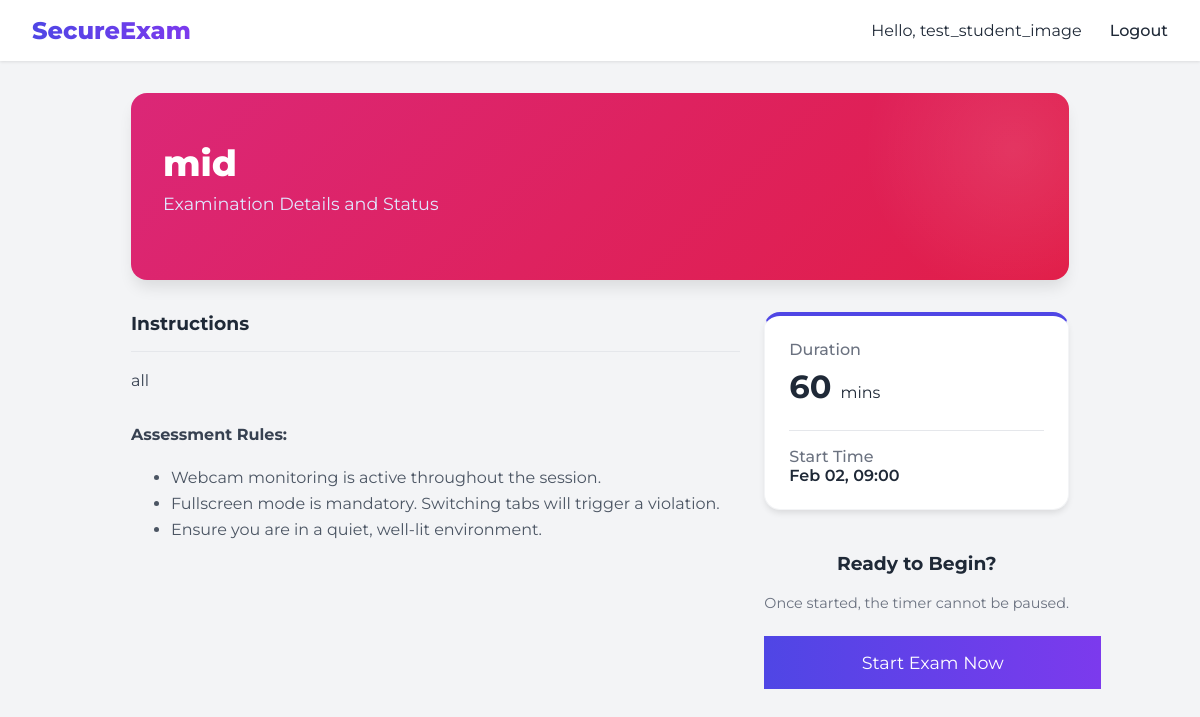
The app's page /exams/1/ (signed in) with its own data.
### accounts/models.py (models this page shows, shortened)
class User(AbstractUser):
    ROLE_CHOICES = (
        ('student', 'Student'),
        ('faculty', 'Faculty'),
        ('admin', 'Admin'),
    )
    role = models.CharField(max_length=10, choices=ROLE_CHOICES, default='student')
    def is_student(self):
        return self.role == 'student'
    def is_faculty(self):
        return self.role == 'faculty'

### exams/models.py (models this page shows, shortened)
class Exam(models.Model):
    title = models.CharField(max_length=200)
    description = models.TextField(blank=True)
    start_time = models.DateTimeField()
    end_time = models.DateTimeField()
    duration_minutes = models.IntegerField()
    is_active = models.BooleanField(default=True)

### exams/views.py (the view)
# urls.py: path('<int:pk>/', views.exam_detail, name='exam_detail'),
@login_required
def exam_detail(request, pk):
    exam = get_object_or_404(Exam, pk=pk)
    return render(request, 'exams/exam_detail.html', {'exam': exam})

### templates/exams/exam_detail.html (shortened to what this page needs)
{% extends 'base.html' %}
{% load static %}
{% block content %}
<div class="dashboard-header" style="background: linear-gradient(135deg, #db2777, #e11d48);">
    <h2>{{ exam.title }}</h2>
    <p>Examination Details and Status</p>
</div>
<div class="dashboard-grid" style="grid-template-columns: 2fr 1fr;">
    <div class="card">
        <h3 style="margin-top: 0; border-bottom: 1px solid #e5e7eb; padding-bottom: 1rem; margin-bottom: 1rem;">
            Instructions</h3>
        <p style="line-height: 1.6; color: #374151;">{{ exam.description }}</p>
        <div style="margin-top: 2rem;">
            <h4 style="color: #374151;">Assessment Rules:</h4>
            <ul style="color: #4b5563; line-height: 1.6;">
                <li>Webcam monitoring is active throughout the session.</li>
                <li>Fullscreen mode is mandatory. Switching tabs will trigger a violation.</li>
                <li>Ensure you are in a quiet, well-lit environment.</li>
            </ul>
        </div>
    </div>
    <div style="display: flex; flex-direction: column; gap: 1.5rem;">
        <div class="stat-card primary">
            <div>
                <div class="stat-label">Duration</div>
                <div class="stat-value">{{ exam.duration_minutes }} <span
                        style="font-size: 1rem; font-weight: 400;">mins</span></div>
            </div>
            <hr style="border: 0; border-top: 1px solid #e5e7eb; margin: 1rem 0;">
            <div>
                <div class="stat-label">Start Time</div>
                <div style="font-weight: 600; color: #1f2937;">{{ exam.start_time|date:"M d, H:i" }}</div>
            </div>
        </div>
        {% if user.is_student %}
        <div class="card" style="text-align: center;">
            {% if exam.is_active %}
            <h3>Ready to Begin?</h3>
            <p style="color: #6b7280; font-size: 0.9rem; margin-bottom: 1.5rem;">Once started, the timer cannot be
                paused.</p>
            <a href="{% url 'take_exam' exam.pk %}" class="btn btn-primary-action"
                style="width: 100%; display: block; padding: 1rem; font-size: 1.1rem; text-decoration: none;">Start Exam
                Now</a>
            {% else %}
            <h3>Not Active</h3>
            <p>This exam is not currently available.</p>
            {% endif %}
        </div>
        {% endif %}
    </div>
</div>
{% endblock %}

### templates/base.html (shortened to what this page needs)
{% load static %}
<!DOCTYPE html>
<html lang="en">
<head>
    <link rel="stylesheet" href="{% static 'css/style.css' %}">
</head>
<body>
    <nav class="navbar">
        <div class="logo">SecureExam</div>
        <div class="nav-links">
            {% if user.is_authenticated %}
            <span>Hello, {{ user.username }}</span>
            <a href="{% url 'logout' %}">Logout</a>
            {% else %}
            <a href="{% url 'login' %}">Login</a>
            <a href="{% url 'register' %}">Register</a>
            {% endif %}
        </div>
    </nav>
    <div class="container">
        {% block content %}
        {% endblock %}
    </div>
</body>
</html>

### static/css/style.css (style rules this page uses)
:root { --primary-color: #4f46e5; --primary-hover: #4338ca; --bg-color: #f3f4f6; --card-bg: #ffffff; --text-color: #1f2937; --text-light: #6b7280; --danger: #ef4444; --success: #10b981; --input-border: #e5e7eb; --input-focus: #4f46e5; }
body { font-family: 'Brandon Text', 'Montserrat', sans-serif; background-color: var(--bg-color); color: var(--text-color); margin: 0; padding: 0; display: flex; flex-direction: column; min-height: 100vh; }
.navbar { background-color: var(--card-bg); padding: 1rem 2rem; box-shadow: 0 1px 3px rgba(0, 0, 0, 0.1); display: flex; justify-content: space-between; align-items: center; z-index: 10; }
.logo { font-size: 1.5rem; font-weight: 800; background: linear-gradient(90deg, #4f46e5, #7c3aed); -webkit-background-clip: text; -webkit-text-fill-color: transparent; }
.nav-links a { text-decoration: none; color: var(--text-color); margin-left: 1.5rem; font-weight: 500; }
.container { padding: 2rem; max-width: 1200px; margin: 0 auto; }
.dashboard-header { background: linear-gradient(135deg, #1e1b4b, #4338ca); color: white; padding: 3rem 2rem; border-radius: 1rem; margin-bottom: 2rem; position: relative; overflow: hidden; box-shadow: 0 10px 15px -3px rgba(0, 0, 0, 0.1); }
.dashboard-header h2 { font-size: 2.25rem; font-weight: 800; margin: 0; position: relative; z-index: 1; }
.dashboard-header p { color: #e0e7ff; margin-top: 0.5rem; position: relative; z-index: 1; font-size: 1.1rem; }
.dashboard-header::before { content: ''; position: absolute; top: -50%; right: -10%; width: 300px; height: 300px; background: radial-gradient(circle, rgba(255, 255, 255, 0.1) 0%, rgba(255, 255, 255, 0) 70%); border-radius: 50%; }
.dashboard-grid { display: grid; grid-template-columns: repeat(auto-fit, minmax(300px, 1fr)); gap: 1.5rem; }
.stat-card { background: white; border-radius: 1rem; padding: 1.5rem; box-shadow: 0 4px 6px -1px rgba(0, 0, 0, 0.1); transition: transform 0.2s, box-shadow 0.2s; border: 1px solid #f3f4f6; display: flex; flex-direction: column; justify-content: space-between; }
.stat-card.primary { border-top: 4px solid #4f46e5; }
.stat-value { font-size: 2rem; font-weight: 700; color: #1f2937; margin: 0.5rem 0; }
.stat-label { color: #6b7280; font-weight: 500; }
.btn-primary-action { background: linear-gradient(90deg, #4f46e5, #7c3aed); color: white; border: none; }

### records on screen
User: username "test_student_image"
Exam: title "mid", description "all", duration_minutes "60", start_time "Feb 02, 09:00"
